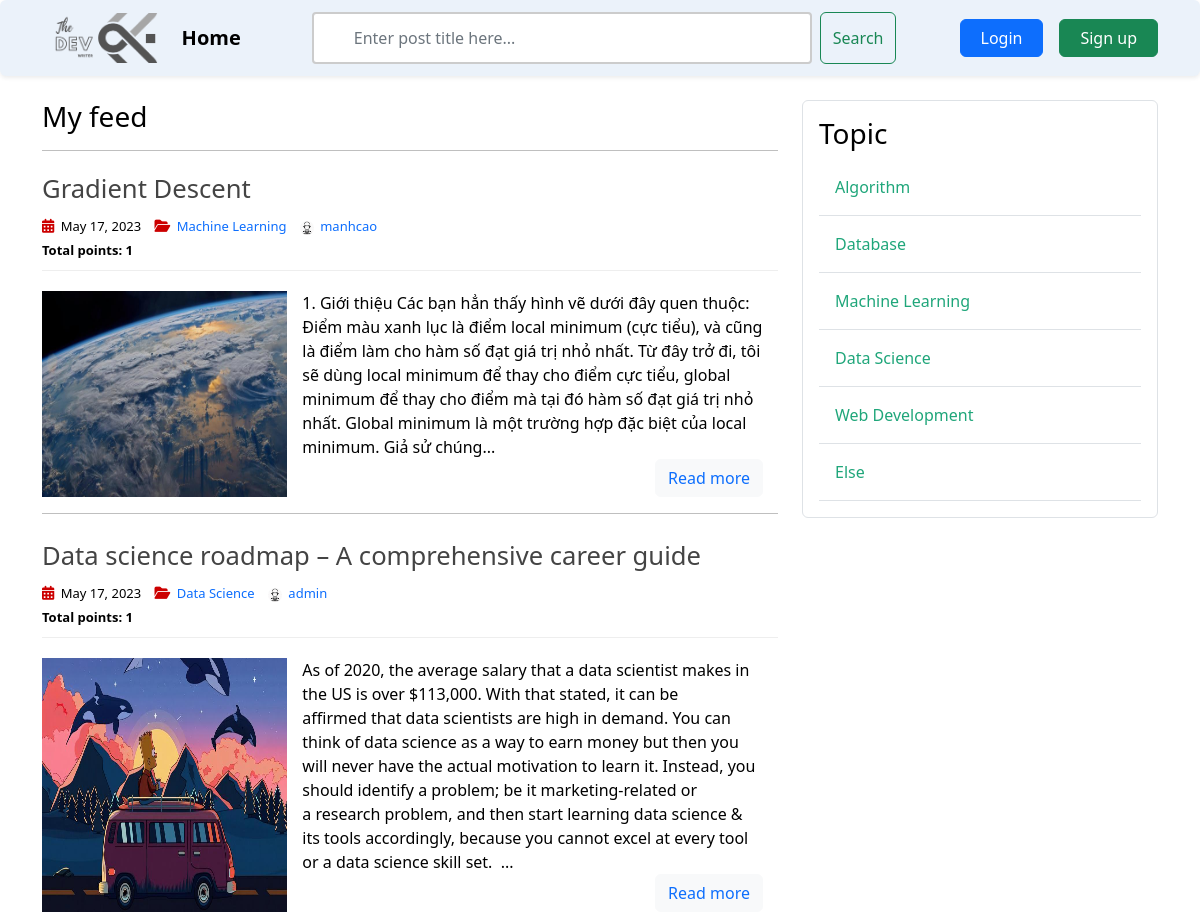
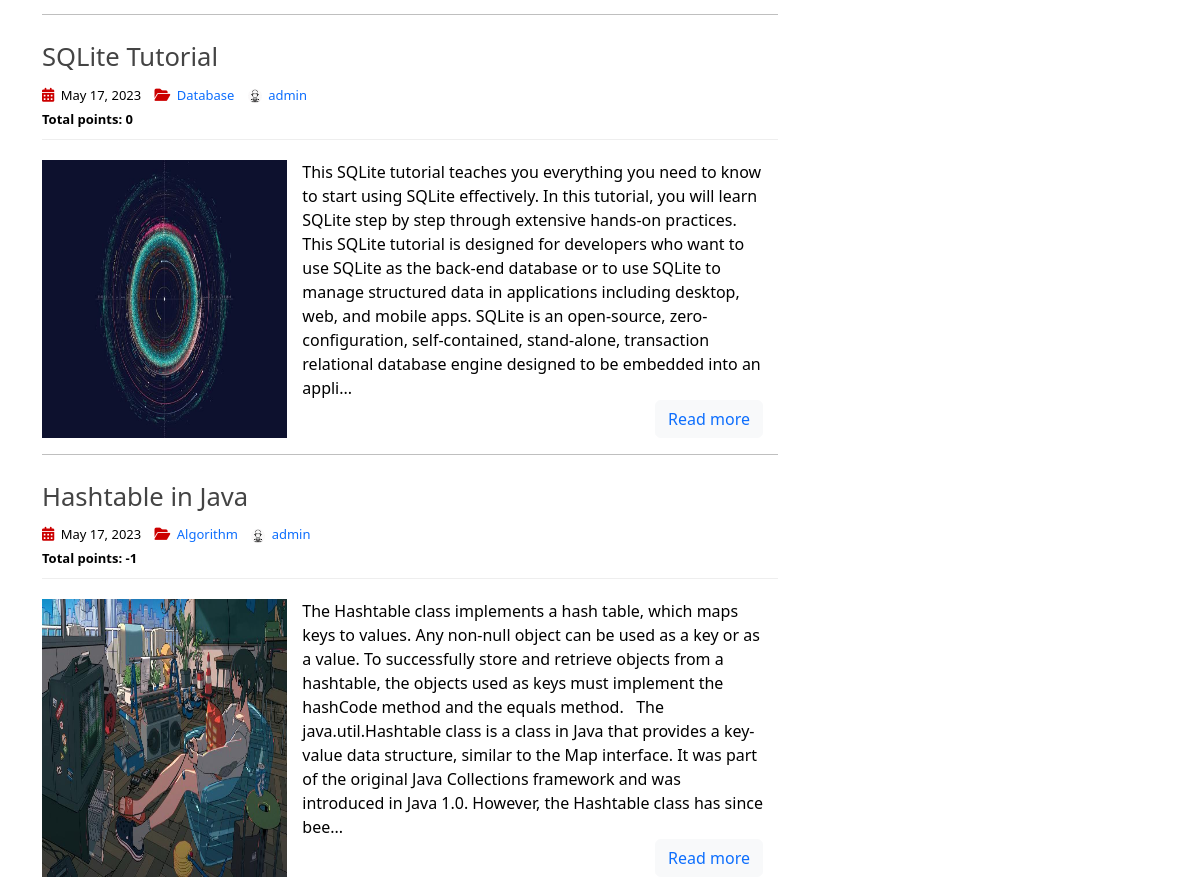
The app's page / (upper part), older data (2 pictures, top to bottom).
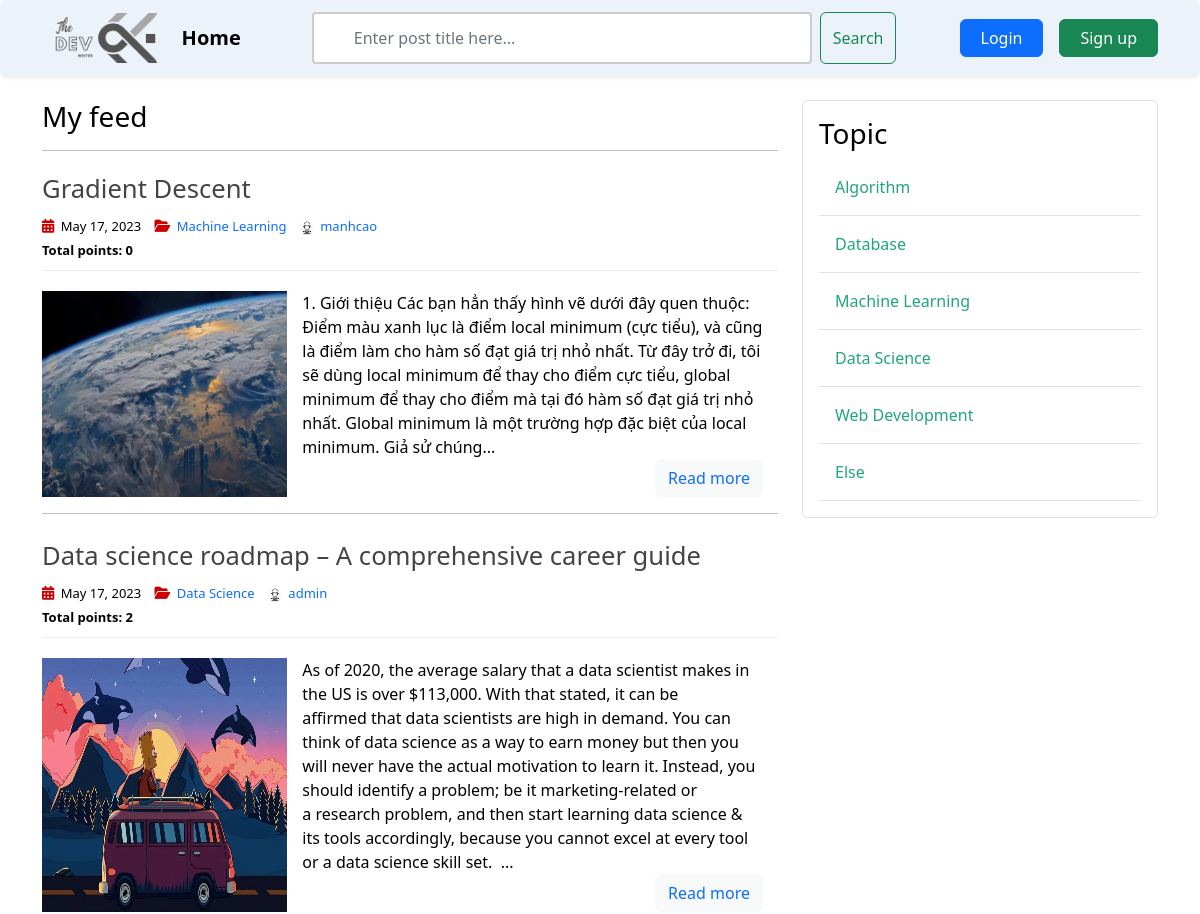
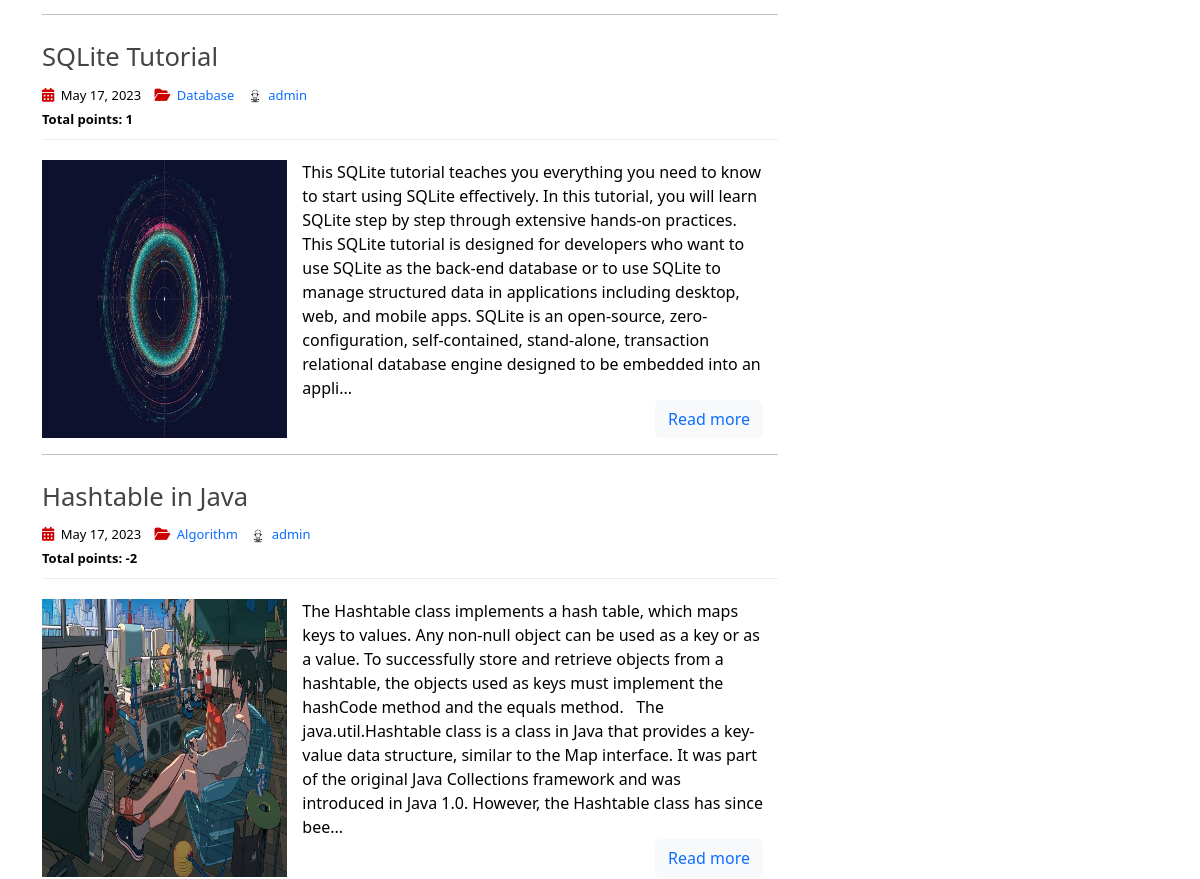
The same page, newer data (2 pictures, top to bottom).
### post_app/models.py (models this page shows, shortened)
class Post(models.Model):
    title = models.CharField(max_length=256)
    content = RichTextField(blank=True, null=True)
    date_posted = models.DateTimeField(default=timezone.now)
    author = models.ForeignKey(User, on_delete=models.CASCADE)
    image = models.ImageField(
        default='post_default.jpg', upload_to='post_pics')
    topic = models.ForeignKey(
        Topic, on_delete=models.CASCADE, null=True, blank=False)
    vote_count = models.IntegerField(default=0)

class Topic(models.Model):
    name = models.CharField(max_length=256)

### user_app/models.py (models this page shows, shortened)
class Profile(models.Model):
    user = models.OneToOneField(User, on_delete=models.CASCADE)
    avatar = models.ImageField(default='default.jpg', upload_to='profile_pics')

### post_app/views.py (the view, shortened to what this page needs)
# urls.py: path('', HomeListView.as_view(), name='home'),
class HomeListView(ListView):
    model = Post
    template_name = 'post/home.html'
    context_object_name = 'posts'
    ordering = ['-date_posted']
    paginate_by = 5
    queryset: Post.objects.all()
    def get_context_data(self, **kwargs):
        context = super(HomeListView, self).get_context_data(**kwargs)
        context['topics'] = Topic.objects.all()
        user_voted = {}
        context['user_voted'] = user_voted
        return context

### post_app/templates/post/home.html (shortened to what this page needs)
{% extends 'base.html' %}
{% load static %}
{% load custom_tags %}
{% block post_content %}
<head>
    <link rel="stylesheet" type="text/css" href="{% static 'article/home.css' %}">
</head>
<h3 class="mb-3">My feed</h3>
<hr>
{% for post in posts %}
<article>
    <header>
        <h2>
            <a href="{% url 'post-detail' post.id %}" class="post-title">
                {{ post.title }}
            </a>
        </h2>
        <div class="entry-meta">
            <span>
                <i class="fa-solid fa-calendar-days"></i>
                {{ post.date_posted | date:"F d, Y" }}
            </span>
            <span>
                <i class="fa-solid fa-folder-open"></i>
                <a href="{% url 'topic-posts' post.topic.id %}" class="topic-link">
                    {{ post.topic.name }}
                </a>
            </span>
            <span>
                <img class="rounded-circle account-img" src="{{ post.author.profile.avatar.url }}" alt="account-image">
                <a href="{% url 'user-posts' post.author.username %}" class="ms-auto">{{ post.author }}</a>
            </span>
            <br>
            <span class="vote-span">
                    <span id="vote-count">
                    <b>Total points: {{ post.vote_count }}</b>
                    </span>
            </span>
        </div>
    </header>
    <div class="entry-content">
        <img class="col-sm-4" src="{{ post.image.url }}" alt="image">
        <div class="post-content">
            <div class="truncate-content">
                {% if post.content|length > 550 %}
                    {{ post.content|striptags|safe|slice:":550" }}...
                {% else %}
                    {{ post.content|striptags|safe }}
                {% endif %}
            </div>
            <p>
                <button type="button" class="btn btn-light">
                    <a href="{% url 'post-detail' post.id %}">
                        Read more
                    </a>
                </button>
            </p>
        </div>
    </div>
    <hr class="section-divider">
</article>
{% endfor%}
    {% endblock post_content %}
    {% block topic_content %}
    {% include 'topic/topic_sidebar.html' %}
    {% endblock topic_content %}

Row changes from the older to the newer data that the page shows:
changed Post "Gradient Descent": vote_count "1" → "0"
changed Post "Data science roadmap – A comprehensive career guide": vote_count "1" → "2"
changed Post "SQLite Tutorial": vote_count "0" → "1"
changed Post "Hashtable in Java": vote_count "-1" → "-2"
